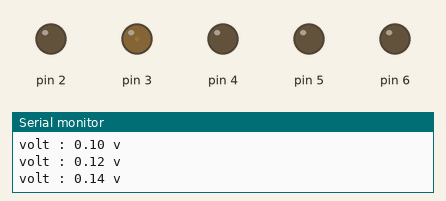
Bench run of a sketch on a simulated Arduino Uno, built with avr-gcc and run on an emulated ATmega328P. Shown: output pins drawn as LEDs (lit = HIGH), the last lines printed to the serial monitor.

Above: at 0.15 s.
At 7.48 s:
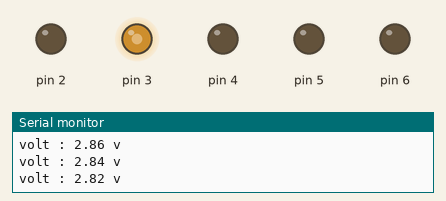
At 13.59 s:
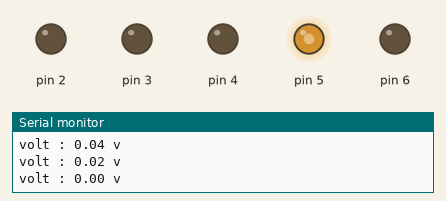
At 19.59 s:
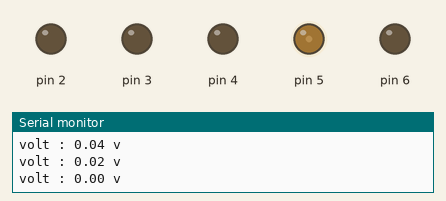
At 29.56 s:
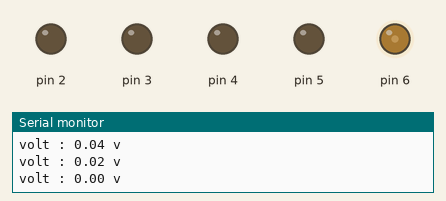
At 39.61 s:
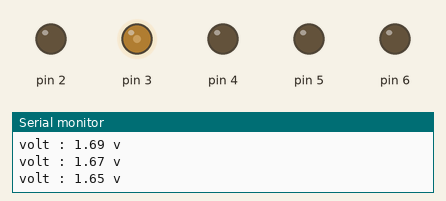
Timing chart, 0 to 40.0 s (numbered marks = the images above):
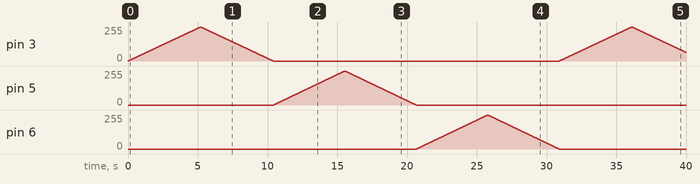

The sketch:

0.pwmLED.ino
```cpp
int R=2; //Digunakan untuk variable merah
int Y=3; //Digunakan untuk variable kuning
int G=4; //Digunakan untuk variable hijau

void setup() {
  Serial.begin(9600);
for (int i=2; i<=6; i++){
  pinMode(i,OUTPUT);
 }
}
void loop() {

for (int i=0; i<=255; i++){
analogWrite(3,i);
float volt=(5.0/255.0);
float ia = i*volt;
Serial.println("volt : " + String(ia) + " v ");
delay(20);
 }
for (int i=255; i>=0; i--){
analogWrite(3,i);
float volt=(5.0/255.0);
float ia = i*volt;
Serial.println("volt : " + String(ia) + " v ");
delay(20);
}
for (int i=0; i<=255; i++){
analogWrite(5,i);
delay(20);
}
for (int i=255; i>=0; i--){
analogWrite(5,i);
delay(20);
}
for (int i=0; i<=255; i++){
analogWrite(6,i);
delay(20);
}
for (int i=255; i>=0; i--){
analogWrite(6,i);
delay(20);
}
}
```

Measured:
- by itself, pin 5, pin 6: rises from 0/255 to 255/255 in 5.1 s, then falls to 0/255 in 5.1 s
